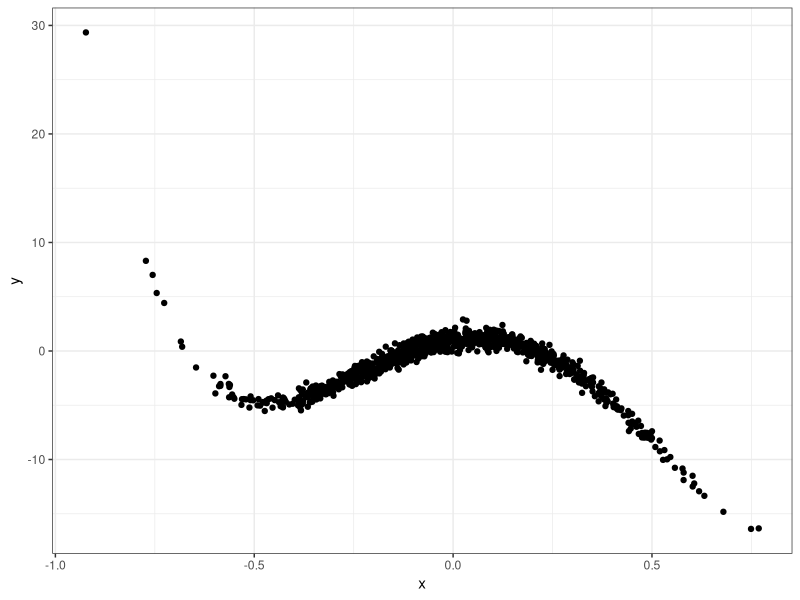
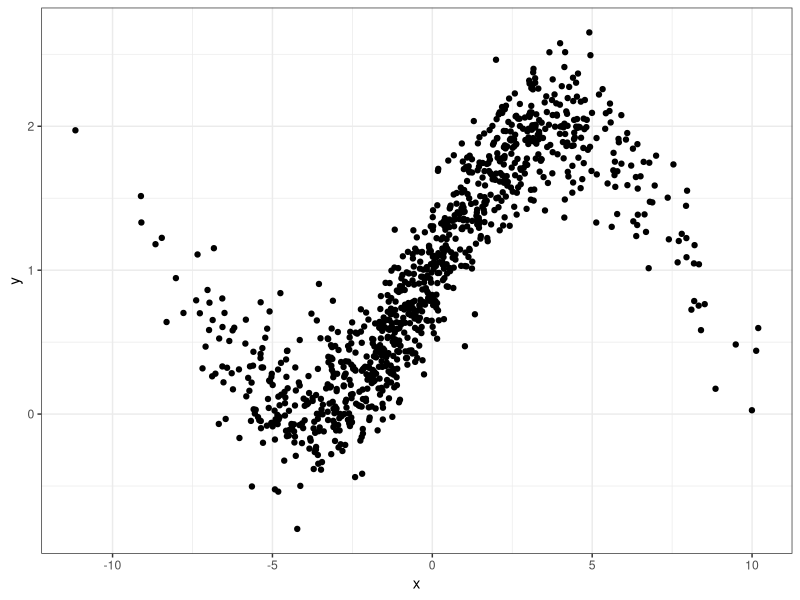
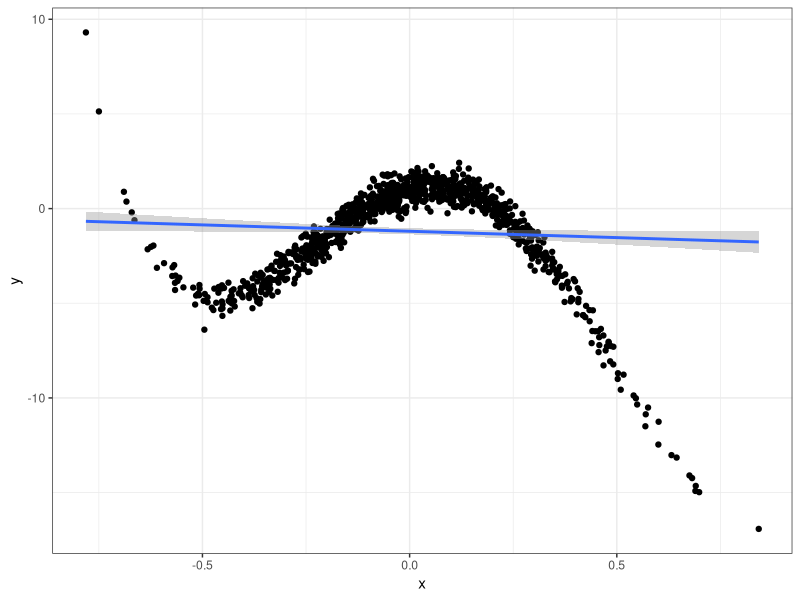
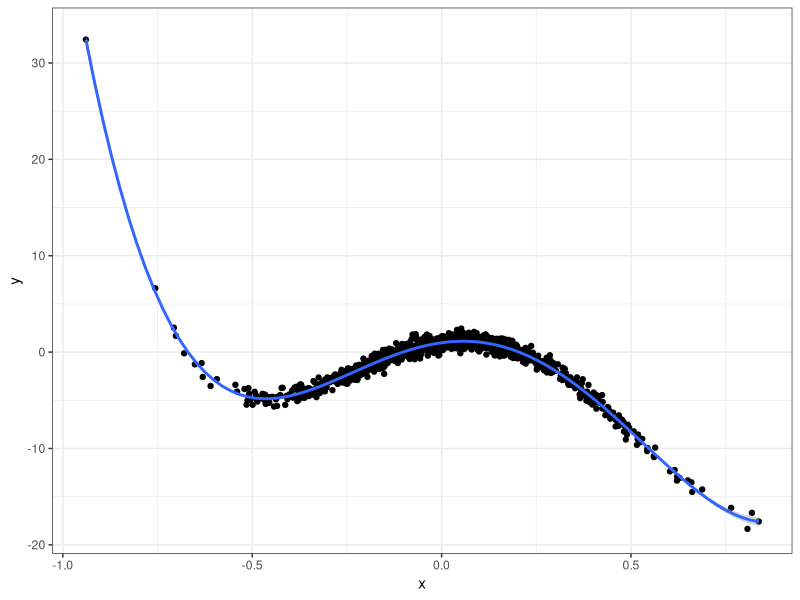
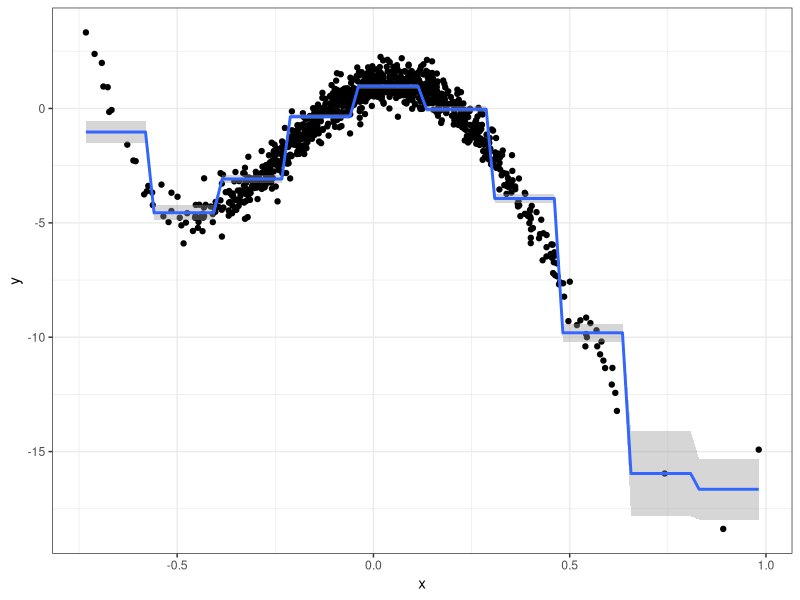
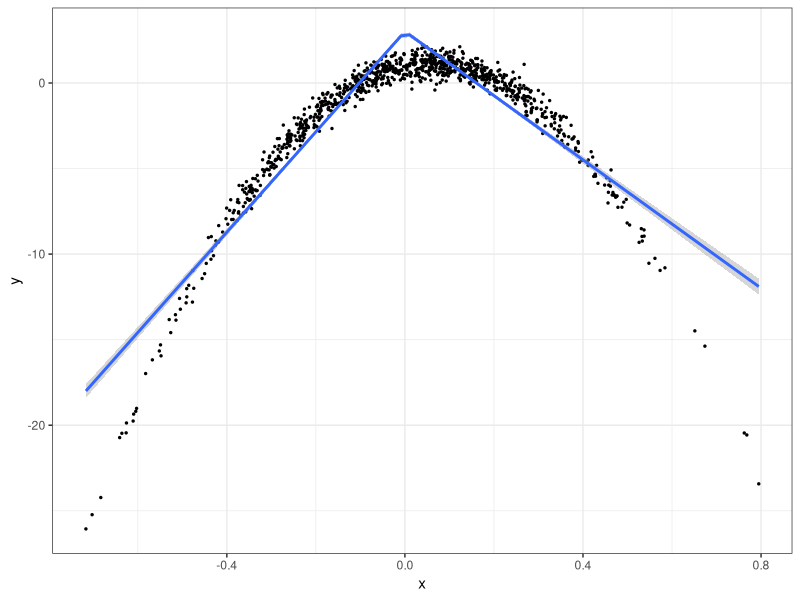
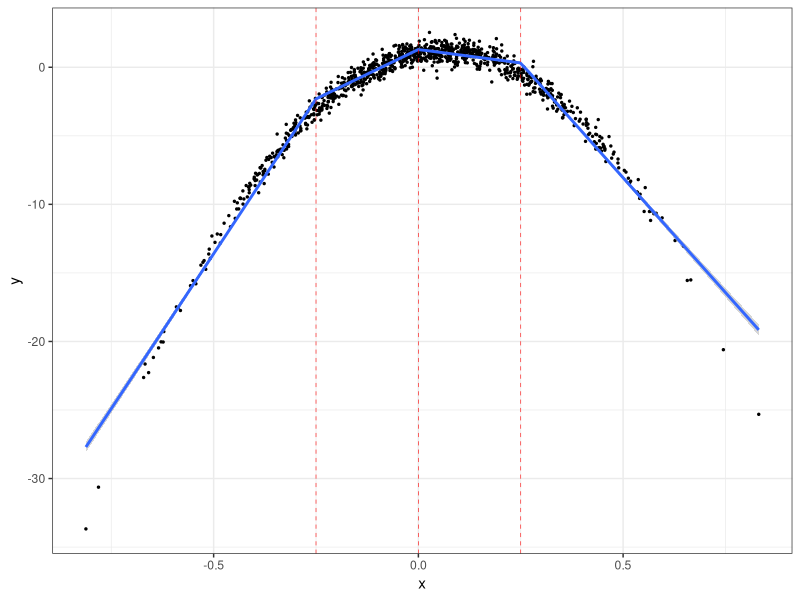
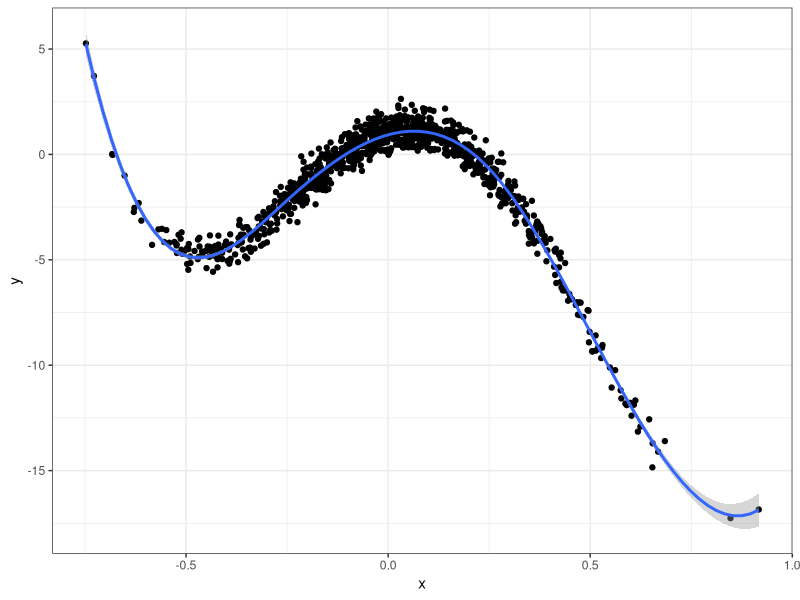

Write R code to recreate these figures, in order.
## ---- chunk 1
library(tidyverse)
x <- rnorm(1000, sd = 0.25)
y <- 1 + 5.3 * x - 45 * x^2 - 35.5 * x^3 + 60 * x^4 + rnorm(1000, sd = 0.5)
ggplot(tibble(x=x, y=y), aes(x,y)) + geom_point() + theme_bw()
## ---- chunk 2
library(tidyverse)
x <- rnorm(1000, sd = 3.5)
y <- 1 + sinpi(x/8) + rnorm(1000, sd = 0.25)
ggplot(tibble(x=x, y=y), aes(x,y)) + geom_point() + theme_bw()
## ---- chunk 3
x <- rnorm(1000, sd = 0.25)
y <- 1 + 5.3 * x - 45 * x^2 - 35.5 * x^3 + 60 * x^4 + rnorm(1000, sd = 0.5)
ggplot(tibble(x=x, y=y), aes(x,y)) + 
  geom_point() +
  geom_smooth(method = "lm") +
  theme_bw()

## ---- chunk 4
x <- rnorm(1000, sd = 0.25)
y <- 1 + 5.3 * x - 45 * x^2 - 35.5 * x^3 + 60 * x^4 + rnorm(1000, sd = 0.5)
ggplot(tibble(x=x, y=y), aes(x,y)) + 
  geom_point() +
  geom_smooth(method = "lm", formula = y ~ poly(x, 4)) +
  theme_bw()

## ---- chunk 5
#| code-fold: false
x <- rnorm(1000, sd = 0.25)
y <- 1 + 5.3 * x - 45 * x^2 - 35.5 * x^3 + 60 * x^4 + rnorm(1000, sd = 0.5)
## ---- chunk 6

library(tidyverse)
library(splines)
x <- rnorm(1000, sd = 0.25)
y <- 1 + 5.3 * x - 45 * x^2 - 35.5 * x^3 + 60 * x^4 + rnorm(1000, sd = 0.5)
ggplot(tibble(x=x, y=y), aes(x,y)) + 
  geom_point() +
  geom_smooth(method = "lm", formula = y ~ cut(x, 10)) +
  theme_bw()
## ---- chunk 7
#| code-fold: false
x <- rnorm(1000, sd = 0.25)
y <- 1 + 5.3 * x - 45 * x^2 - 35.5 * x^3 + 60 * x^4 + rnorm(1000, sd = 0.5)
## ---- chunk 8
x <- rnorm(1000, sd = 0.25)
y <- 1 + 5.3 * x - 45 * x^2 + rnorm(1000, sd = 0.5)
ggplot(tibble(x=x, y=y), aes(x,y)) + 
  geom_point(size = 0.5) +
  geom_smooth(method = "lm", formula = y ~ x + I(x * (x>0))) +
  theme_bw()
## ---- chunk 9
x <- rnorm(1000, sd = 0.25)
y <- 1 + 5.3 * x - 45 * x^2 + rnorm(1000, sd = 0.5)
ggplot(tibble(x=x, y=y), aes(x,y)) + 
  geom_point(size = 0.5) +
  geom_smooth(method = "lm", formula = y ~ bs(x, knots = c(-0.25, 0, 0.25), degree = 1)) +
  geom_vline(xintercept = 0.25, lty = 2, lwd = .2, col = "red") +
  geom_vline(xintercept = -0.25, lty = 2, lwd = .2, col = "red") +
  geom_vline(xintercept = 0, lty = 2, lwd = .2, col = "red") +
  theme_bw()
## ---- chunk 10
x <- rnorm(1000, sd = 0.25)
y <- 1 + 5.3 * x - 45 * x^2 - 35.5 * x^3 + 60 * x^4 + rnorm(1000, sd = 0.5)
ggplot(tibble(x=x, y=y), aes(x,y)) + 
  geom_point() +
  geom_smooth(method = "lm", formula = y ~ bs(x, knots = c(-0.25, 0.25))) +
  theme_bw()
## ---- chunk 11
x <- rnorm(1000, sd = 0.25)
y <- 1 + 5.3 * x - 45 * x^2 - 35.5 * x^3 + 60 * x^4 + rnorm(1000, sd = 0.5)
ggplot(tibble(x=x, y=y), aes(x,y)) + 
  geom_point() +
  geom_smooth(method = "lm", formula = y ~ ns(x, knots = c(-0.25, 0.25))) +
  theme_bw()
## ---- chunk 12
#| code-fold: false
x <- rnorm(1000, sd = 0.25)
y <- 1 + 5.3 * x - 45 * x^2 - 35.5 * x^3 + 60 * x^4 + rnorm(1000, sd = 0.5)
